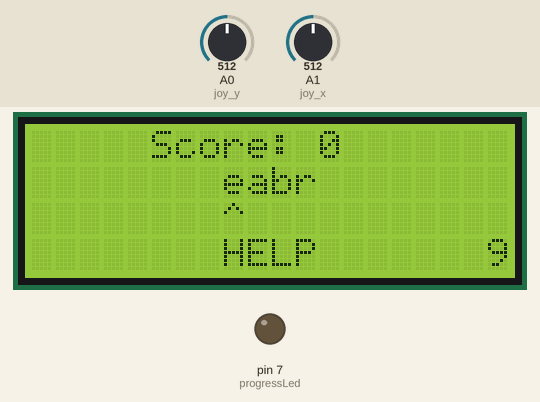
The sketch below on a simulated Arduino Uno, built with avr-gcc and run on an emulated ATmega328P. Parts: 20×4 character LCD, output pins drawn as LEDs (lit = HIGH). The inputs (shaded band) are chosen by the test bench; at power-on: A0 (joy_y) = 512, A1 (joy_x) = 512. Random numbers use the default seed unless the sketch sets one.

Above: at 1.3 s.
1.4 s: A0 (joy_y) set to 893
2.9 s: A0 (joy_y) set to 916
At 3.3 s:
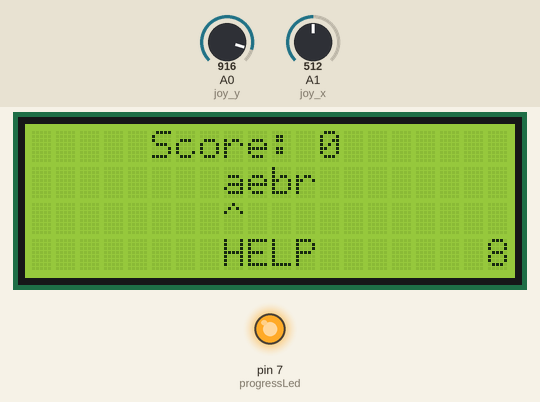
At 3.72 s:
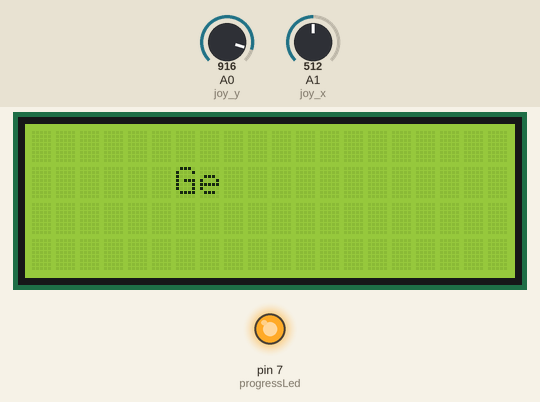
5.3 s: A1 (joy_x) set to 893
At 6.9 s:
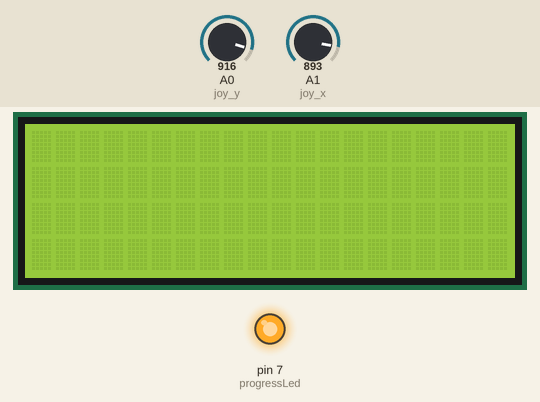
8.3 s: A1 (joy_x) set to 910
9.8 s: A1 (joy_x) set to 900
At 12.7 s:
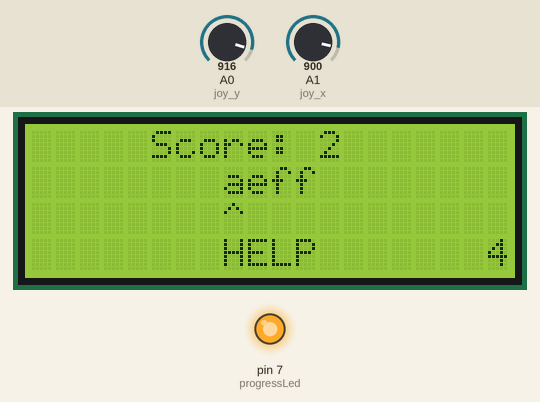
12.8 s: A1 (joy_x) set to 108
14.3 s: A1 (joy_x) set to 91
Timing chart, 0 to 17.3 s (numbered marks = the images above; inputs shaded):
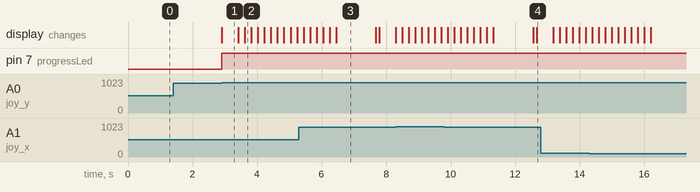

Measured:
- the behaviour switches between 900 and 901 on A0 (joy_y) (found by bisection; images 0 and 1)
- after the input at 1.4 s, every drawn part: stays the same
- after the input at 2.9 s, pin 7 (progressLed): LOW → HIGH at once; the display: changes at once (image 1)
- what the display in image 1 shows lasts 0.5 s, from 2.9 s to 3.4 s
- what the display in image 3 shows lasts 1.2 s, from 6.5 s to 7.7 s

The sketch:

word_game.ino
```cpp
#include <LiquidCrystal_I2C.h>
#include <Wire.h>
#include <stdlib.h>
#include <string.h>

LiquidCrystal_I2C lcd(0x27, 20, 4);
char words4[32][20] = {"aber", "adel", "affe", "ahoi", "fabrik", "jaguar", "kacken", "radeln", "nachbarn", "sachlage", "facebook", "babyphon", "dabehalten", "debatieren", "yachthafen", "rabenvater", "jackenkragen", "nachbarinsel", "tabakkonzern", "zackenbarsch", "tabakplantagen", "ultramarinblau", "abenteuerreise", "silvesterabend", "tourismusbranche", "mehrfamilienhaus", "liebesgeschichte", "jahrtausendwende", "schaubudenbesitzer", "sicherheitsabstand", "baumwollbekleidung", "hochleistungssport"};

// pins
int sAudioPin = 8; // digital
int joy_x = 1; // analog
int joy_y = 0; // analog
int joy_press = 34; // digital
int progressLed = 7; // pwm (digital)

// sounds
int NOTE_A5 = 880;
int NOTE_B5 = 988;
int NOTE_C5 = 523;
int NOTE_D5 = 587;
int NOTE_E5 = 659;
int NOTE_SUSTAIN = 70;

// vars
int wordLen = 2; // current word length (gets to 4 before game starts);
int sFirst = -1; // index of first selected else -1;
int correct = -1; // index of correct word in words
char current[18]; // current word on display (maxlength 18)
int xstart = 0; // left padding before word starts (ui);
int cursor = xstart; // position of cursor
bool bon = false; // for blinking selected char
int winCount = 0; // amount Wins
int tipCount = 9; // amount Tips left

void setup() {
  Wire.begin();
  lcd.init();
  lcd.backlight();
  lcd.clear();
  Serial.begin(9600);
  pinMode(progressLed, OUTPUT);
  getWord();
}

void loop() {
  int x = analogRead(joy_x); // 500 mid; left -> 0; right -> 1000
  int y = analogRead(joy_y); // 500 mid; up -> 0; down -> 1000
  if (sFirst != -1) {
    if (bon) {
      bon = false;
      lcd.setCursor(sFirst + xstart, 1);
      lcd.print(" ");
    } else {
      bon = true;
      lcd.setCursor(sFirst + xstart, 1);
      lcd.print(current[sFirst]);
    }
  }
  if (x > 900) {
    walk(1);
  } else if (x < 100) {
    walk(-1);
  } else if (y < 100) {
    selectPosition();
    delay(300);
    if (isCorrect()) {
      printWin();
      getWord();
    }
  } else if (y > 900) {
    if (cursor > 7 && cursor < 12) {
      getTip();
      if (isCorrect()) {
        printWin();
        getWord();
      } else {
        delay(400);
      }
    }
  }
  delay(100);
}

void printWin() {
  //playWinSound();
  lcd.clear();
  char win[8] = "Gewonnen";
  int curs = 6;
  for (int i = 0; i < 8; i++) {
    lcd.setCursor(curs+i, 1);
    lcd.print(win[i]);
    delay(200);
  }

  if (winCount % 4 == 0) {
    int ccurs = curs - 1;
    char nr[10] = "Level Up!!";
    for (int i = 0; i < 10; i++) {
      lcd.setCursor(ccurs+i, 2);
      lcd.print(nr[i]);
      delay(200);
  }

  for (int i = 9; i >= 0; i--) {
      lcd.setCursor(ccurs+i, 2);
      lcd.print(" ");
      delay(200);
    }
  }

  for (int i = 7; i >= 0; i--) {
    lcd.setCursor(curs+i, 1);
    lcd.print(" ");
    delay(200);
  }

  delay(1000);
}

void selectPosition() {
  if (sFirst == -1) {
    sFirst = cursor - xstart;
    return;
  }
  char f = current[sFirst];
  current[sFirst] = current[cursor-xstart];
  current[cursor-xstart] = f;
  lcd.setCursor(sFirst + xstart, 1);
  lcd.print(current[sFirst]);
  lcd.setCursor(cursor, 1);
  lcd.print(current[cursor-xstart]);
  sFirst = -1;
}

void walk(int d) { // -1 l, 1 r
  if (d == -1) {
    if (cursor <= xstart) return;
    cursor -= 1;
    lcd.setCursor(cursor, 2);
    lcd.print("^ ");
  } else {
    if (cursor >= xstart + wordLen - 1) return;
    lcd.setCursor(cursor, 2);
    lcd.print(" ^");
    cursor += 1;
  }
}

void getWord() {
  if (winCount % 4 == 0) {
    wordLen += 2;
  }
  correct++;
  strcpy(current, words4[correct]);
  xstart = 20 / 2 - wordLen / 2;
  cursor = xstart;
  printDefault();
  int minDiff = wordLen / 2;
  int diff = 0;
  while (diff <= minDiff) {
    diff = 0;
    shuffle(current, wordLen);
    for (int c = 0; c < wordLen; c++) {
      if (current[c] != words4[correct][c]) {
        diff++;
      }
    }
  }
  for (int c = 0; c < wordLen; c++) {
      lcd.setCursor(c+xstart, 1);
      lcd.print(current[c]);
  }
}

bool isCorrect() {
  if (sFirst != -1) return false;
  int aC=0;
  for (int i = 0; i < wordLen; i++) {
    if (current[i] == words4[correct][i]) {
      aC++;
    }
  }

  analogWrite(progressLed, 255 / (wordLen-1) * aC);

  if (aC < wordLen) return false;
  winCount++;
  return true;
}

void getTip() {
  if (tipCount < 0) return;
  tipCount--;
  int s = 0;
  for (int i = 0; i < wordLen; i++) {
    if (current[i] != words4[correct][i]) {
      s = i;
      break;
    }
  }
  int lastOcc = 0;
  for (int i = wordLen-1; i >= 0; i--) {
    if (current[i] == words4[correct][s]) {
      lastOcc = i;
      break;
    }
  }
  char temp = current[s];
  current[s] = current[lastOcc];
  current[lastOcc] = temp;
  lcd.setCursor(s + xstart, 1);
  lcd.print(current[s]);
  lcd.setCursor(lastOcc + xstart, 1);
  lcd.print(current[lastOcc]);
  lcd.setCursor(19, 3);
  char tips[2];
  sprintf(tips, "%d", tipCount);
  lcd.print(tips[0]);
}

void printDefault() {
  lcd.clear();
  char wins[2];
  char score[] = "Score: ";
  int len = 8;
  if (winCount > 10) len++;
  sprintf(wins, "%d", winCount);
  strcat(score, wins);
  for (int i  = 0; i < len; i++) {
    lcd.setCursor(i+5, 0);
    lcd.print(score[i]);
  }
  lcd.setCursor(cursor, 2);
  lcd.print("^");

  char tips[2];
  sprintf(tips, "%d", tipCount);

  lcd.setCursor(8, 3);
  lcd.print("HELP");
  lcd.setCursor(19, 3);
  lcd.print(tips[0]);
}

void shuffle(char *array, size_t n)
{
    if (n > 1)
    {
        size_t i;
        for (i = 0; i < n - 1; i++)
        {
          size_t j = i + rand() / (RAND_MAX / (n - i) + 1);
          char t = array[j];
          array[j] = array[i];
          array[i] = t;
        }
    }
}

void playWinSound() {
  for(uint8_t nLoop = 0;nLoop < 2;nLoop ++)
         {
           tone(sAudioPin,NOTE_A5);
           delay(NOTE_SUSTAIN);
           tone(sAudioPin,NOTE_B5);
           delay(NOTE_SUSTAIN);
           tone(sAudioPin,NOTE_C5);
           delay(NOTE_SUSTAIN);
           tone(sAudioPin,NOTE_B5);
           delay(NOTE_SUSTAIN);
           tone(sAudioPin,NOTE_C5);
           delay(NOTE_SUSTAIN);
           tone(sAudioPin,NOTE_D5);
           delay(NOTE_SUSTAIN);
           tone(sAudioPin,NOTE_C5);
           delay(NOTE_SUSTAIN);
           tone(sAudioPin,NOTE_D5);
           delay(NOTE_SUSTAIN);
           tone(sAudioPin,NOTE_E5);
           delay(NOTE_SUSTAIN);
           tone(sAudioPin,NOTE_D5);
           delay(NOTE_SUSTAIN);
           tone(sAudioPin,NOTE_E5);
           delay(NOTE_SUSTAIN);
           tone(sAudioPin,NOTE_E5);
           delay(NOTE_SUSTAIN);
         }
         noTone(sAudioPin);
}
```
